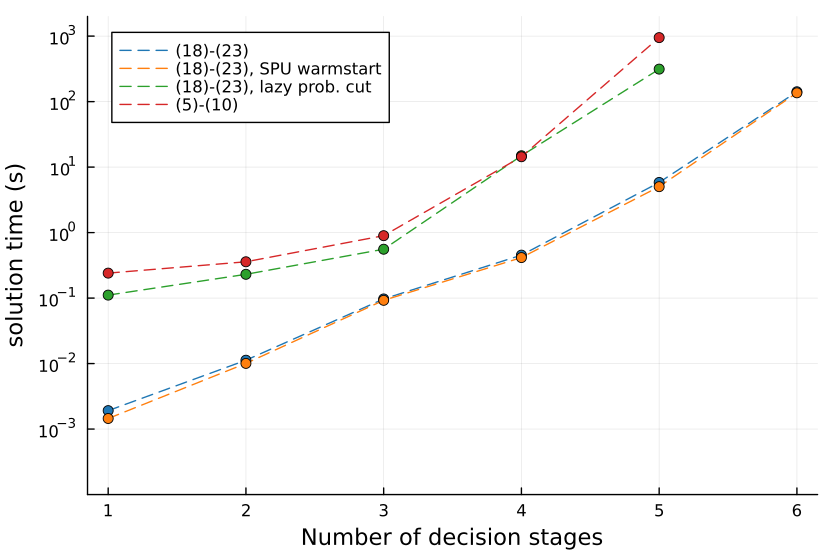

Generate this figure with Julia:
using DelimitedFiles, Plots, Plots.PlotMeasures, Statistics
N_sample = 50
N_max = 7
t1 = zeros(N_max-1, N_sample)
t2 = zeros(N_max-1, N_sample)
t_spu = zeros(N_max-1, N_sample)
obj = zeros(N_max-1, N_sample)
obj_spu = zeros(N_max-1, N_sample)
for i in 1:N_sample
    try
        result = readdlm((@__DIR__)*"/results/pigfarm_"*string(i)*".csv", ',')
        for j in 1:N_max-1
            t1[j,i] = result[j,1]
            t2[j,i] = result[j,2]
            t_spu[j,i] = result[j,3]
            obj[j,i] = result[j,4]
            obj_spu[j,i] = result[j,5]
        end
    catch e
        println("Missing file "*(@__DIR__)*"/results/pigfarm_"*string(i)*".csv")
    end
end

N = collect(1:N_max-1)
plot(N, mean(t1,dims=2), linestyle=:dash, xticks=N, ylim=(1E-4,2E3), yticks=[10.0^k for k in -3:3], xlabel="Number of decision stages", ylabel="solution time (s)", yaxis=:log, label="(18)-(23)", color=palette(:tab10)[1], legend=:topleft)
plot!(N, mean(t2,dims=2), linestyle=:dash, label="(18)-(23), SPU warmstart", color=palette(:tab10)[2])
scatter!(N, mean(t1,dims=2), label=false, color=palette(:tab10)[1])
scatter!(N, mean(t2,dims=2), label=false, color=palette(:tab10)[2])
# plot!(N, sum(t_spu,dims=2)/N_sample, label="SPU", color=palette(:tab10)[3])

N_sample = 50
N_max = 6
t = zeros(N_max-1, N_sample)
for i in 1:N_sample
    try
        result = readdlm((@__DIR__)*"/results/pigfarm_lazy_"*string(i)*".csv", ',')
        for j in 1:N_max-1
            t[j,i] = result[j,1]
        end
    catch e
        println("Missing file "*(@__DIR__)*"/results/pigfarm_lazy_"*string(i)*".csv")
    end
end
N = collect(1:N_max-1)
plot!(N, mean(t,dims=2), linestyle=:dash, label="(18)-(23), lazy prob. cut", color=palette(:tab10)[3])
scatter!(N, mean(t,dims=2), label=false, color=palette(:tab10)[3])

N_sample = 50
N_max = 6
t = zeros(N_max-1, N_sample)
for i in 1:N_sample
    try
        result = readdlm((@__DIR__)*"/../../DecProg_0_1_0/experiments/results/pigfarm_"*string(i)*".csv", ',')
        for j in 1:N_max-1
            t[j,i] = result[j,1]
        end
    catch e
        println("Missing file "*(@__DIR__)*"/../../DecProg_0_1_0/experiments/results/pigfarm_"*string(i)*".csv")
    end
end
N = collect(1:N_max-1)
plot!(N, mean(t,dims=2), linestyle=:dash, label="(5)-(10)", color=palette(:tab10)[4])
scatter!(N, mean(t,dims=2), label=false, color=palette(:tab10)[4])


Plots.pdf("pigfarm")
